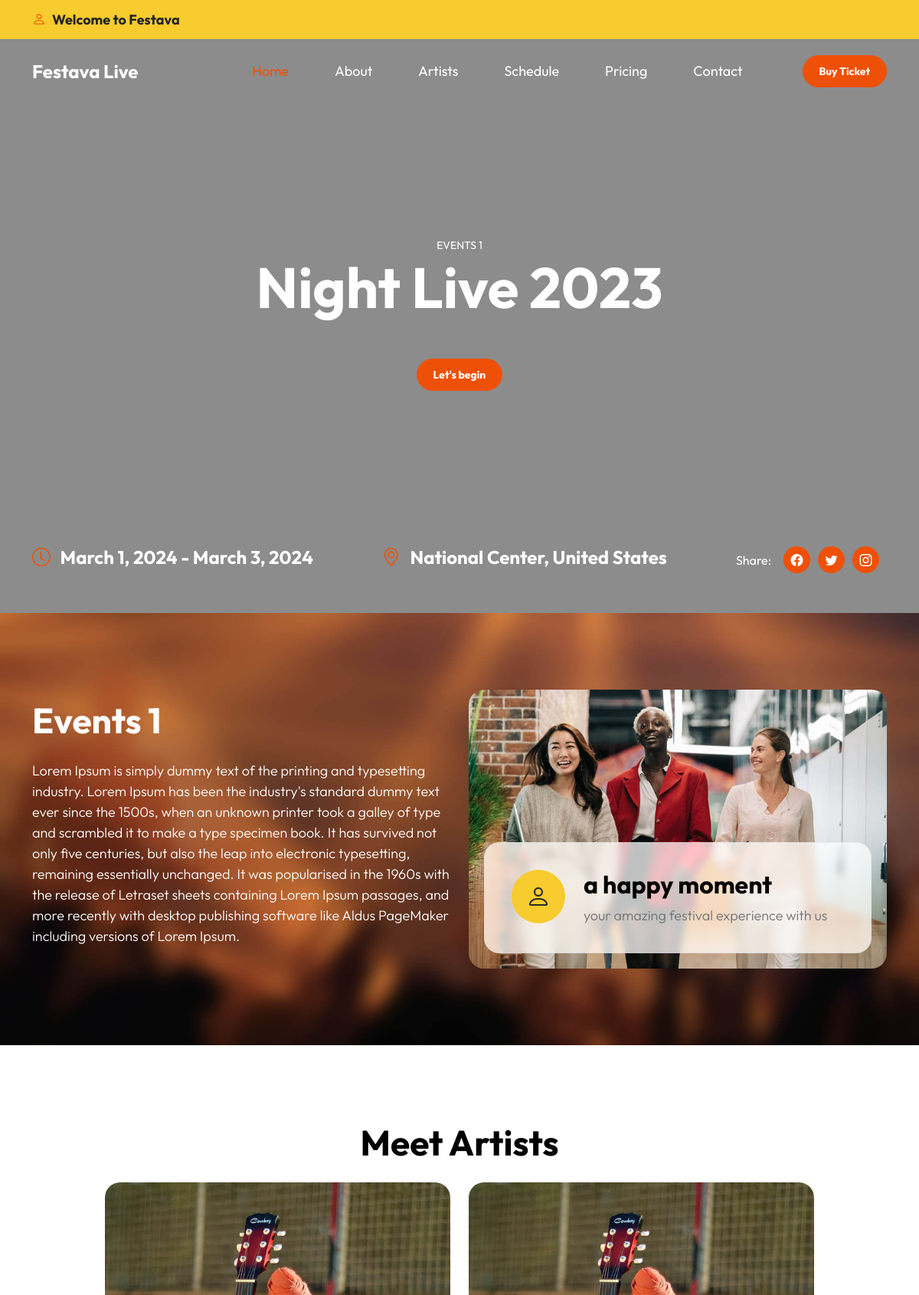
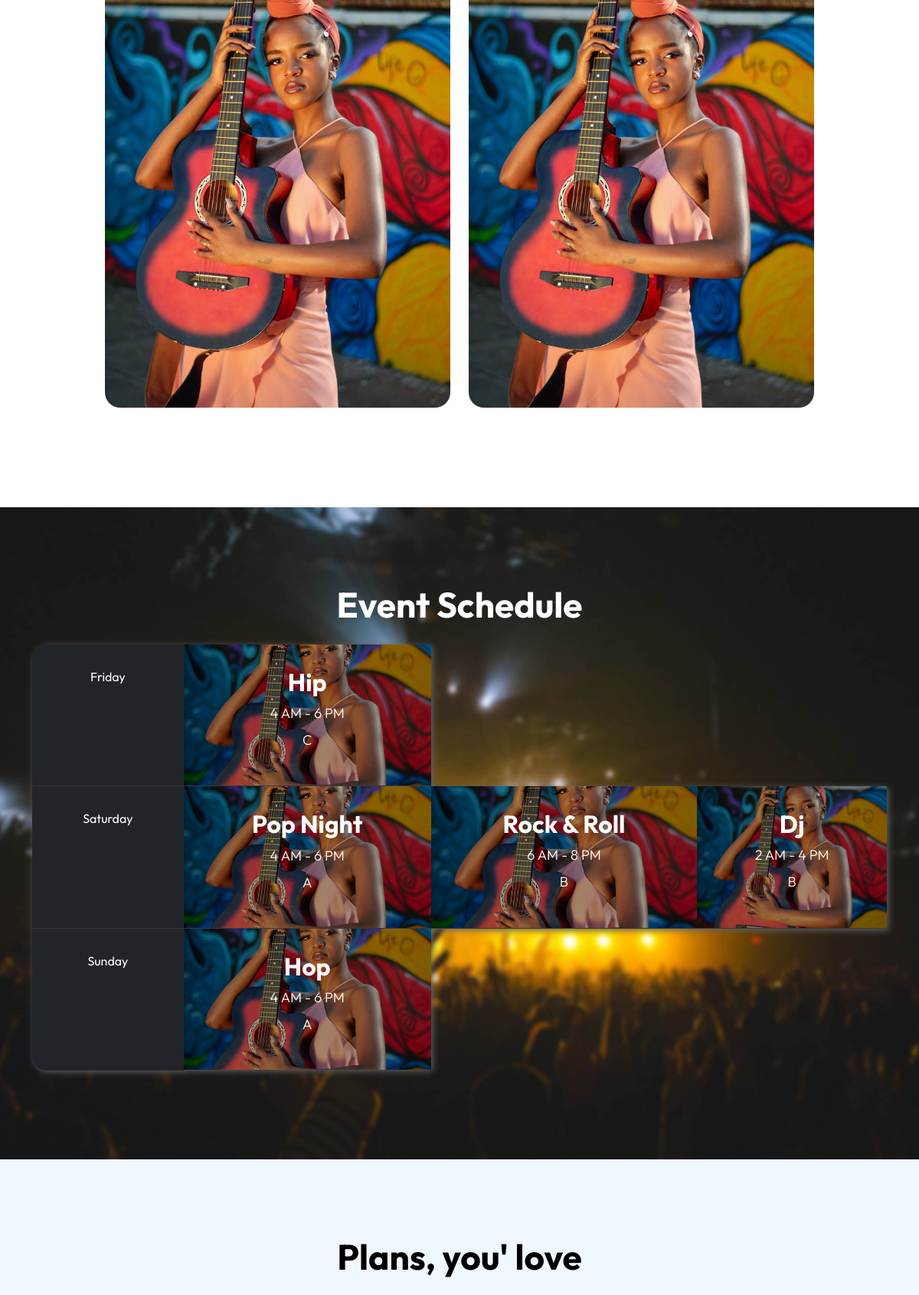
The page / (upper part) on the database its author committed (2 pictures, top to bottom).
### web/models.py (models this page shows, shortened)
class Festival(models.Model):
    festivalName = models.CharField(max_length=255)
    festivalInfo = models.TextField()
    festivalImage = models.ImageField(default='pexels-alexander-suhorucov-6457579.jpg')
    festivalStartDate = models.DateField(null=True)
    festivalEndDate = models.DateField(null=True)
    artist = models.ForeignKey(Artist, on_delete=models.CASCADE)

class Artist(models.Model):
    artistName = models.CharField(max_length=255)
    artistBday = models.DateField()
    artistGenere = models.CharField(max_length=255)
    artistPlatform = models.CharField(max_length=255)
    artistImage = models.ImageField(default='avatar.jpg')
    def __str__(self):
        return self.artistName

class Event(models.Model):
    festivalName = models.ForeignKey(Festival, on_delete=models.CASCADE, null=True)
    eventName = models.CharField(max_length=255)
    eventDate = models.DateField(null=True)
    eventStart = models.CharField(max_length=20, null=True)
    eventEnd = models.CharField(max_length=20, null=True)
    artistName = models.ForeignKey(Artist, on_delete=models.CASCADE)

### web/views.py (the view)
# urls.py: 2. Add a URL to urlpatterns:  path('', views.home, name='home')
def home(request):
    festival = Festival.objects.get(pk=1)
    artists = Artist.objects.all()[0:2]
    start = festival.festivalStartDate
    end = festival.festivalEndDate
    current = start
    eventOnDays = []
    while current <= end:
        next_day = current + timedelta(days=1)
        eventOnDays.append(Event.objects.filter(festivalName=festival, eventDate__gte=current, eventDate__lt=next_day))
        current = next_day
    message = MessageForm()
    if request.method == 'POST':
        message = MessageForm(request.POST)
        if message.is_valid():
            message.save()
            return HttpResponse("Success") #can do any other action
    context = {
        'festival': festival,
        'artists': artists,
        'eventOnDays': eventOnDays,
        'message': message
    }
    return render(request, 'web/index.html', context)

### web/templates/web/index.html (shortened to what this page needs)
{% extends 'main.html' %}
{% block content %}
        <main>
            {% load static %}
            <section class="hero-section" id="section_1">
                <div class="container d-flex justify-content-center align-items-center">
                    <div class="row">
                        <div class="col-12 mt-auto mb-5 text-center">
                            <small>{{festival.festivalName}}</small>
                            <h1 class="text-white mb-5">Night Live 2023</h1>
                            <a class="btn custom-btn smoothscroll" href="#section_2">Let's begin</a>
                        </div>
                        <div class="col-lg-12 col-12 mt-auto d-flex flex-column flex-lg-row text-center">
                            <div class="date-wrap">
                                <h5 class="text-white">
                                    <i class="custom-icon bi-clock me-2"></i>
                                    {{festival.festivalStartDate}} - {{festival.festivalEndDate}}
                                </h5>
                            </div>
                            <div class="location-wrap mx-auto py-3 py-lg-0">
                                <h5 class="text-white">
                                    <i class="custom-icon bi-geo-alt me-2"></i>
                                    National Center, United States
                                </h5>
                            </div>
                            <div class="social-share">
                                <ul class="social-icon d-flex align-items-center justify-content-center">
                                    <span class="text-white me-3">Share:</span>
                                    <li class="social-icon-item">
                                        <a href="#" class="social-icon-link">
                                            <span class="bi-facebook"></span>
                                        </a>
                                    </li>
                                    <li class="social-icon-item">
                                        <a href="#" class="social-icon-link">
                                            <span class="bi-twitter"></span>
                                        </a>
                                    </li>
                                    <li class="social-icon-item">
                                        <a href="#" class="social-icon-link">
                                            <span class="bi-instagram"></span>
                                        </a>
                                    </li>
                                </ul>
                            </div>
                        </div>
                    </div>
                </div>
                <div class="video-wrap">
                    <video autoplay="" loop="" muted="" class="custom-video" poster="">
                        <source src="{% static 'video/pexels-2022395.mp4' %}" type="video/mp4">
                    </video>
                </div>
            </section>
            <section class="about-section section-padding" id="section_2">
                <div class="container">
                    <div class="row">
                        <div class="col-lg-6 col-12 mb-4 mb-lg-0 d-flex align-items-center">
                            <div class="services-info">
                                <h2 class="text-white mb-4">{{festival.festivalName}}</h2>
                                <p class="text-white"> {{festival.festivalInfo}}</p>
                            </div>
                        </div>
                        <div class="col-lg-6 col-12">
                            <div class="about-text-wrap">
                                <img src="{% static 'images/pexels-alexander-suhorucov-6457579.jpg' %}" class="about-image img-fluid">
                                <div class="about-text-info d-flex">
                                    <div class="d-flex">
                                        <i class="about-text-icon bi-person"></i>
                                    </div>
                                    <div class="ms-4">
                                        <h3>a happy moment</h3>
                                        <p class="mb-0">your amazing festival experience with us</p>
                                    </div>
                                </div>
                            </div>
                        </div>
                    </div>
                </div>
            </section>
            <section class="artists-section section-padding" id="section_3">
                <div class="container">
                    <div class="row justify-content-center">
                        <div class="col-12 text-center">
                            <h2 class="mb-4">Meet Artists</h1>
                        </div>
                        {% for artist in artists %}
                        <div class="col-lg-5 col-12">
                            <div class="artists-thumb">
                                <div class="artists-image-wrap">
                                    <img src="{% static 'images/artists/joecalih-UmTZqmMvQcw-unsplash.jpg' %}" class="artists-image img-fluid">
                                </div>
                            </div>
                        </div>
                        {% endfor %}
                    </div>
                </div>
            </section>
            <section class="schedule-section section-padding" id="section_4">
                <div class="container">
                    <div class="row">
                        <div class="col-12 text-center">
                            <h2 class="text-white mb-4">Event Schedule</h1>
                            <div class="table-responsive">
                                <table class="schedule-table table table-dark">
                                    <tbody>
                                        {% for event in eventOnDays %}
                                        <tr>
                                            {% for i in event %}
                                                {% ifchanged %}
                                                <td scope="row">{{i.eventDate|date:"l"}}</td>
                                                {% endifchanged %}
                                                <td class="table-background-image-wrap pop-background-image">
                                                    <h3>{{i.eventName}}</h3>
                                                    <p class="mb-2">{{i.eventStart}} AM - {{i.eventEnd}} PM</p>
                                                    <p>{{i.artistName}}</p>
                                                    <div class="section-overlay"></div>
                                                </td>
                                            {% endfor %}
                                        </tr>
                                        {% endfor %}
                                    </tbody>
                                </table>
                            </div>
                        </div>
                    </div>
                </div>
            </section>
            <section class="pricing-section section-padding section-bg" id="section_5">
                <div class="container">
                    <div class="row">
                        <div class="col-lg-8 col-12 mx-auto">
                            <h2 class="text-center mb-4">Plans, you' love</h2>
                        </div>
                    </div>
                </div>
            </section>
        </main>
{% endblock content %}

### templates/main.html (shortened to what this page needs)
<!doctype html>
{% load static %}
<html lang="en">
<head>
    <link rel="stylesheet" href="{% static 'css/bootstrap.min.css' %}">
    <link rel="stylesheet" href="{% static 'css/bootstrap-icons.css' %}">
    <link rel="stylesheet" href="{% static 'css/templatemo-festava-live.css' %}">
</head>
<body>
    <header class="site-header">
        <div class="container">
            <div class="row">
                <div class="col-lg-12 col-12 d-flex flex-wrap">
                    <p class="d-flex me-4 mb-0">
                        <i class="bi-person custom-icon me-2"></i>
                        <a href="{% url 'home' %}">
                            <strong class="text-dark">
                                Welcome to Festava
                            </strong>
                        </a>
                    </p>
                </div>
            </div>
        </div>
    </header>
    <nav class="navbar navbar-expand-lg">
        <div class="container">
            <a class="navbar-brand" href="{% url 'home' %}">
                Festava Live
            </a>
            <div class="collapse navbar-collapse" id="navbarNav">
                <ul class="navbar-nav align-items-lg-center ms-auto me-lg-5">
                    <li class="nav-item">
                        <a class="nav-link click-scroll" href="{% url 'home' %}#section_1">Home</a>
                    </li>
                    <li class="nav-item">
                        <a class="nav-link click-scroll" href="{% url 'home' %}#section_2">About</a>
                    </li>
                    <li class="nav-item">
                        <a class="nav-link click-scroll" href="{% url 'home' %}#section_3">Artists</a>
                    </li>
                    <li class="nav-item">
                        <a class="nav-link click-scroll" href="{% url 'home' %}#section_4">Schedule</a>
                    </li>
                    <li class="nav-item">
                        <a class="nav-link click-scroll" href="{% url 'home' %}#section_5">Pricing</a>
                    </li>
                    <li class="nav-item">
                        <a class="nav-link click-scroll" href="{% url 'home' %}#section_6">Contact</a>
                    </li>
                </ul>
                <a href="{% url 'ticket' %}" class="btn custom-btn d-lg-block d-none">Buy Ticket</a>
            </div>
        </div>
    </nav>
    {% block content %}
    {% endblock content %}
</body>
</html>

### rows shown on the page
Festival: festivalName "EVENTS 1", festivalStartDate "March 1, 2024", festivalEndDate "March 3, 2024", festivalName "Events 1", festivalInfo "Lorem Ipsum is simply dummy text of the printing and typesetting industry. Lorem Ipsum has been the industry's standard dummy text ever since the 1500s, when an unknown printer took a galley of type and scrambled it to make a type specimen book. It has survived not only five centuries, but also the leap into electronic typesetting, remaining essentially unchanged. It was popularised in the 1960s with the release of Letraset sheets containing Lorem Ipsum passages, and more recently with desktop publishing software like Aldus PageMaker including versions of Lorem Ipsum."
Event: eventDate "Friday", eventName "Hip", eventStart "4", eventEnd "6", artistName "C"
Event: eventDate "Saturday", eventName "Pop Night", eventStart "4", eventEnd "6", artistName "A"
Event: eventName "Rock & Roll", eventStart "6", eventEnd "8", artistName "B"
Event: eventName "Dj", eventStart "2", eventEnd "4", artistName "B"
Event: eventDate "Sunday", eventName "Hop", eventStart "4", eventEnd "6", artistName "A"
